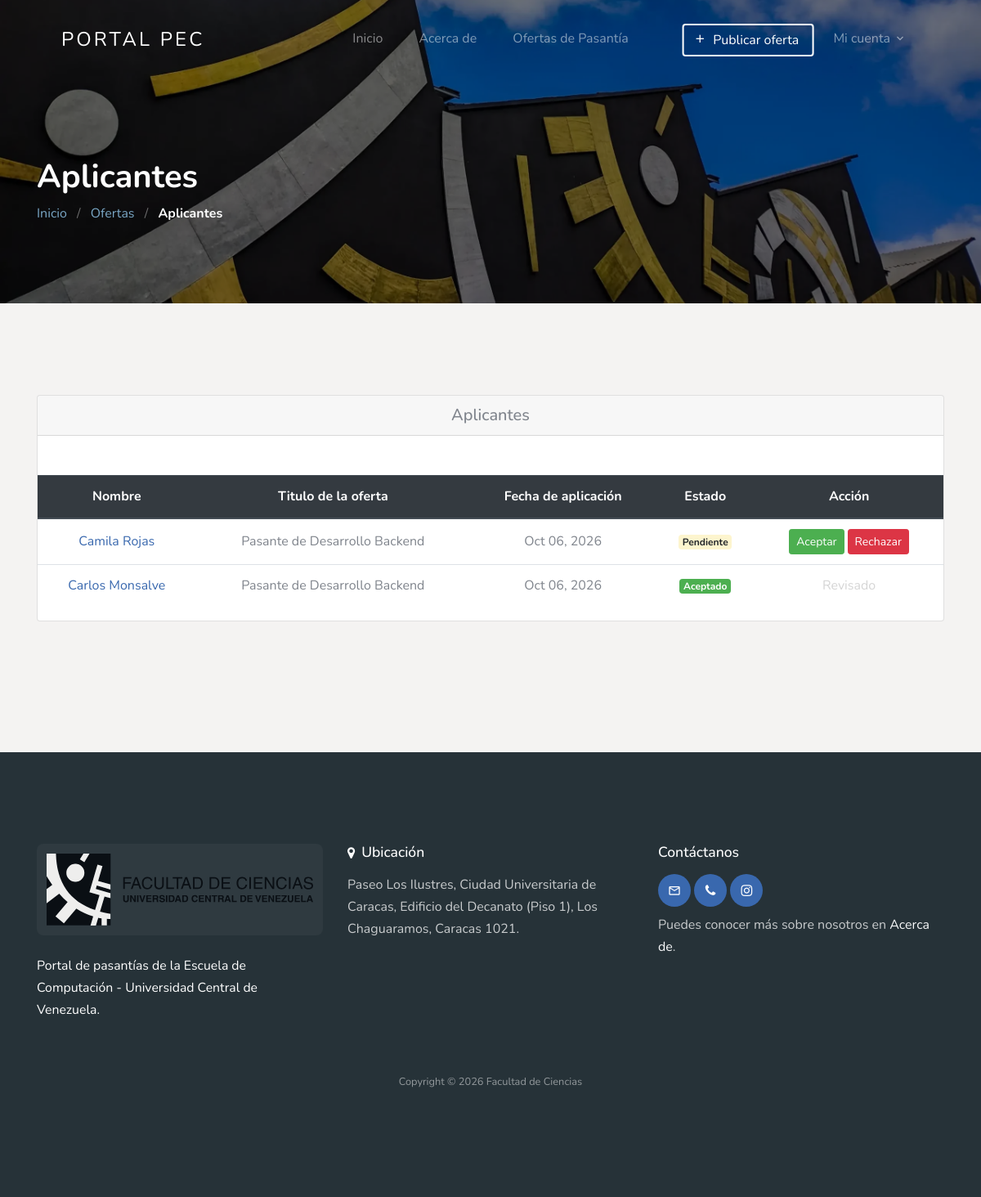
The app's page /dashboard/employer/job/6/applicants/ (signed in) with its own data.
### apps/jobapp/models/relations.py (models this page shows, shortened)
class Applicant(TimeStampedModel, SoftDeleteModel):
    user = models.ForeignKey(User, on_delete=models.CASCADE)
    job = models.ForeignKey(Job, on_delete=models.CASCADE)
    status = models.CharField(max_length=10, choices=STATUS_CHOICES, default='pending')
    class Meta:
        unique_together = ('user', 'job')

### apps/account/models/user.py (models this page shows, shortened)
class User(AbstractUser):
    username = None
    email = models.EmailField(
        unique=True,
        blank=False,
        error_messages={
            'unique': "A user with that email already exists.",
        },
    )
    role = models.CharField(choices=ROLE, max_length=10)
    gender = models.CharField(choices=GENDER_TYPE, max_length=1)
    tipo_empresa = models.CharField(choices=TIPO_EMPRESA, max_length=20, blank=True, null=True)
    USERNAME_FIELD = "email"
    REQUIRED_FIELDS = []
    objects = CustomUserManager()
    def get_full_name(self):
        return self.first_name + ' ' + self.last_name

### apps/jobapp/models/job.py (models this page shows, shortened)
class Job(TimeStampedModel, SoftDeleteModel):
    user = models.ForeignKey(User, related_name='User', on_delete=models.CASCADE)
    title = models.CharField(max_length=300, db_index=True)
    description = CKEditor5Field(config_name='extends')
    tags = TaggableManager()
    location = models.CharField(max_length=300, db_index=True)
    job_type = models.CharField(choices=JOB_TYPE, max_length=1, db_index=True)
    work_mode = models.CharField(choices=WORK_MODE, max_length=1, default='3')
    category = models.ForeignKey(Category, related_name='Category', on_delete=models.CASCADE)
    salary = models.BooleanField(default=False)
    views_count = models.PositiveIntegerField(default=0)
    company_name = models.CharField(max_length=300, db_index=True)
    tipo_empresa = models.CharField(choices=TIPO_EMPRESA, max_length=20, blank=True, null=True)
    priority = models.BooleanField(default=False)
    company_description = CKEditor5Field(config_name='extends', blank=True, null=True)
    url = models.URLField(max_length=200)
    last_date = models.DateField()
    is_published = models.BooleanField(default=False)
    is_closed = models.BooleanField(default=False)
    class Meta:
        indexes = [
            models.Index(fields=['title', 'location']),
            models.Index(fields=['is_published', 'is_closed']),
        ]

### apps/jobapp/views/employer.py (the view)
# urls.py: path('dashboard/employer/job/<int:id>/applicants/', AllApplicantsView.as_view(), name='applicants'),
class AllApplicantsView(EmployerRequiredMixin, ListView):
    template_name = 'jobapp/all-applicants.html'
    context_object_name = 'all_applicants'
    def get_queryset(self):
        return Applicant.objects.filter(job_id=self.kwargs['id'], is_deleted=False).select_related('user', 'job')

### apps/jobapp/permission.py (called while the page is built)
    def test_func(self):
        return self.request.user.role == 'employer'

### template/jobapp/all-applicants.html (shortened to what this page needs)
{% extends 'base.html' %}
{% load static %}
{% block content %}
<section class="section-hero overlay inner-page bg-image" style="background-image: url('{% static 'images/hero_1.jpg' %}');"
    id="home-section">
    <div class="container">
        <div class="row">
            <div class="col-md-7">
                <h1 class="text-white font-weight-bold">Aplicantes </h1>
                <div class="custom-breadcrumbs">
                    <a href="{% url 'jobapp:home' %}">Inicio</a> <span class="mx-2 slash">/</span>
                    <a href="{% url 'jobapp:dashboard' %}">Ofertas</a> <span class="mx-2 slash">/</span>
                    <span class="text-white"><strong>Aplicantes</strong></span>
                </div>
            </div>
        </div>
    </div>
</section>
<section class="site-section">
    <div class="container">
        <div class="row">
            <div class="col-lg-12 mb-5">
                <div class="card">
                    <h5 class="card-header text-center mb-5"> Aplicantes </h5>
                    <div class="table-responsive">
                        <table class="table text-center">
                            <thead class="thead-dark">
                                <tr>
                                    <th>Nombre</th>
                                    <th>Titulo de la oferta</th>
                                    <th>Fecha de aplicación</th>
                                    <th>Estado</th>
                                    <th>Acción</th>
                                </tr>
                            </thead>
                            <tbody>
                                {% for applicant in all_applicants %}
                                <tr>
                                    <td class="text-center"><a href="{% url 'account:candidate-profile' applicant.user.id %}">{{ applicant.user.get_full_name }}</a></td>
                                    <td>{{ applicant.job.title }}</td>
                                    <td>{{ applicant.created_at | date:'M d, Y' }}</td>
                                    <td>
                                        {% if applicant.status == 'pending' %}
                                            <span class="badge badge-warning">Pendiente</span>
                                        {% elif applicant.status == 'accepted' %}
                                            <span class="badge badge-success">Aceptado</span>
                                        {% else %}
                                            <span class="badge badge-danger">Rechazado</span>
                                        {% endif %}
                                    </td>
                                    <td>
                                        {% if applicant.status == 'pending' %}
                                        <div class="d-flex justify-content-center">
                                            <form action="{% url 'jobapp:update-applicant-status' applicant.id %}" method="POST" class="mr-1">
                                                <button type="submit" class="btn btn-success btn-sm">Aceptar</button>
                                            </form>
                                            <form action="{% url 'jobapp:update-applicant-status' applicant.id %}" method="POST">
                                                <button type="submit" class="btn btn-danger btn-sm">Rechazar</button>
                                            </form>
                                        </div>
                                        {% else %}
                                            <span class="text-muted">Revisado</span>
                                        {% endif %}
                                    </td>
                                </tr>
                                {% endfor %}
                            </tbody>
                        </table>
                    </div>
                </div>
            </div>
        </div>
    </div>
</section>
{% endblock %}

### static/css/style.css (style rules this page uses)
body { font-weight: 400; font-size: 1rem; line-height: 1.7; position: relative; background-color: #F4F3F2; }
form:not(.search-jobs-form) { background-color: #FFFFFF !important; }
h1, h2, h3, h4 { color: #000; }
.site-section { padding-top: 7rem; padding-bottom: 7rem; position: relative; z-index: 2; }
.bg-image { background-size: cover; background-position: center center; background-repeat: no-repeat; }
.custom-breadcrumbs a { color: #7AA7C6; }
.custom-breadcrumbs .slash { color: rgba(255, 255, 255, 0.4); }
.text-muted { color: #d5d5d5 !important; }
.section-hero, .section-hero > .container > .row { height: 100vh; min-height: 900px; }
.section-hero.inner-page, .section-hero.inner-page > .container > .row { height: auto; min-height: auto; padding-top: 6em; padding-bottom: 3em; }
.section-hero.overlay, .section-hero.overlay-2 { position: relative; }
.section-hero.overlay:before, .section-hero.overlay-2:before { z-index: 1; position: absolute; content: ""; top: 0; left: 0; right: 0; bottom: 0; background: rgba(0, 0, 0, 0.5); }
.section-hero > .container { z-index: 2; position: relative; }
.btn:after, .btn:before { display: none; }
.table td, .table th { vertical-align: middle !important; }

### records on screen
Applicant: user.get_full_name "Camila Rojas", job "Pasante de Desarrollo Backend", created_at "Oct 06, 2026", status "Pendiente"
Applicant: user.get_full_name "Carlos Monsalve", job "Pasante de Desarrollo Backend", created_at "Oct 06, 2026", status "Aceptado"
